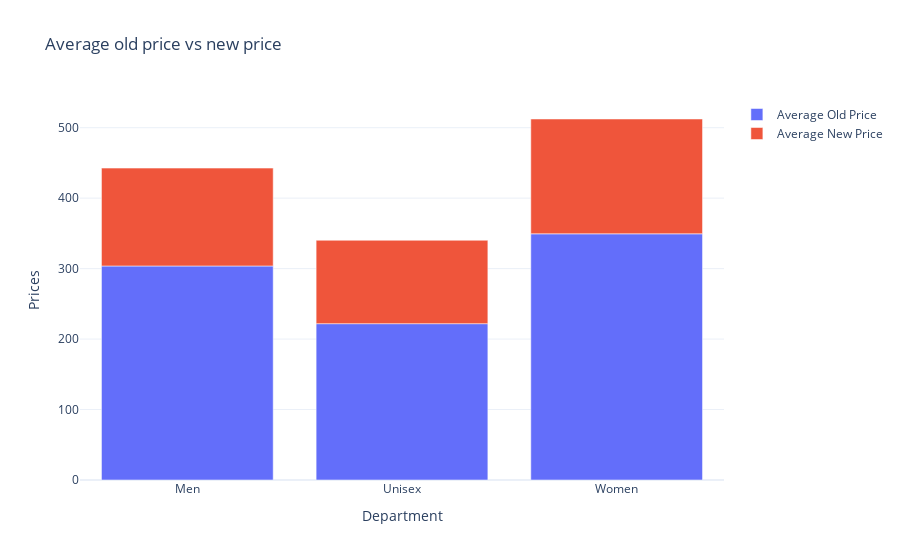

The notebook cell saved with this chart:
### Markdown cell above
**What is the best-selling perfume category?**

### Code cell
avg_old_price = df1.groupby('department')['old_price'].mean().reset_index()
avg_new_price = df1.groupby('department')['new_price'].mean().reset_index()

fig = go.Figure(layout={'template':'plotly_white','title':'Average old price vs new price'})
fig = fig.add_trace(go.Bar(x=avg_old_price['department'], y=avg_old_price['old_price'] , name='Average Old Price'))
fig = fig.add_trace(go.Bar(x=avg_new_price['department'], y=avg_new_price['new_price'] , name='Average New Price'))

fig.update_layout(barmode="relative",xaxis_title="Department",yaxis_title="Prices")

fig.show()

### Figure 1 — Plotly figure (JSON) as saved in the notebook; plotly's stock layout.template omitted (floating-point values rounded to 4 significant figures)
{"data": [{"name": "Average Old Price", "type": "bar", "x": ["Men", "Unisex", "Women"], "y": [303.7, 221.9, 349.4]}, {"name": "Average New Price", "type": "bar", "x": ["Men", "Unisex", "Women"], "y": [138.9, 118.4, 162.9]}], "layout": {"barmode": "relative", "title": {"text": "Average old price vs new price"}, "xaxis": {"title": {"text": "Department"}}, "yaxis": {"title": {"text": "Prices"}}}}
